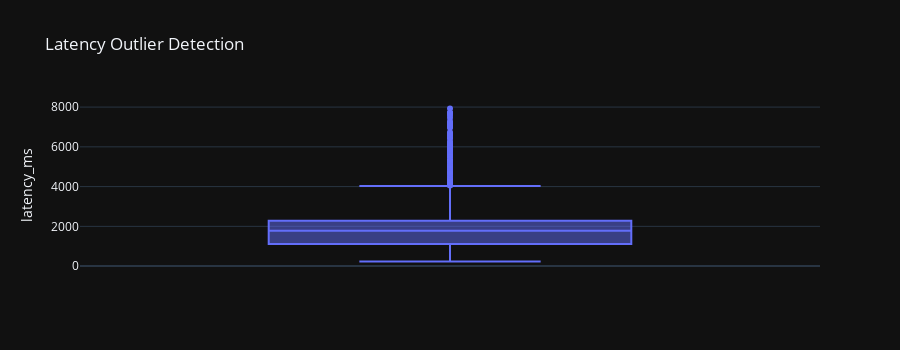

The code cell stored with this chart in its notebook:
### Code cell
fig = px.box(
    df,
    y="latency_ms",
    title="Latency Outlier Detection",
    template="plotly_dark",
)

fig.update_layout(height=350)
fig.show()

### Figure 1 — Plotly figure (JSON) as saved in the notebook; plotly's stock layout.template omitted (floating-point values rounded to 4 significant figures; data arrays with more than 128 entries replaced by an {"elided": "..."} marker saying what was removed)
{"data": [{"alignmentgroup": "True", "hovertemplate": "latency_ms=%{y}<extra></extra>", "legendgroup": "", "marker": {"color": "#636efa"}, "name": "", "notched": false, "offsetgroup": "", "orientation": "v", "showlegend": false, "type": "box", "x0": " ", "xaxis": "x", "y": {"elided": "1665 float values"}, "y0": " ", "yaxis": "y"}], "layout": {"boxmode": "group", "height": 350, "legend": {"tracegroupgap": 0}, "title": {"text": "Latency Outlier Detection"}, "xaxis": {"anchor": "y", "domain": [0, 1]}, "yaxis": {"anchor": "x", "domain": [0, 1], "title": {"text": "latency_ms"}}}}
